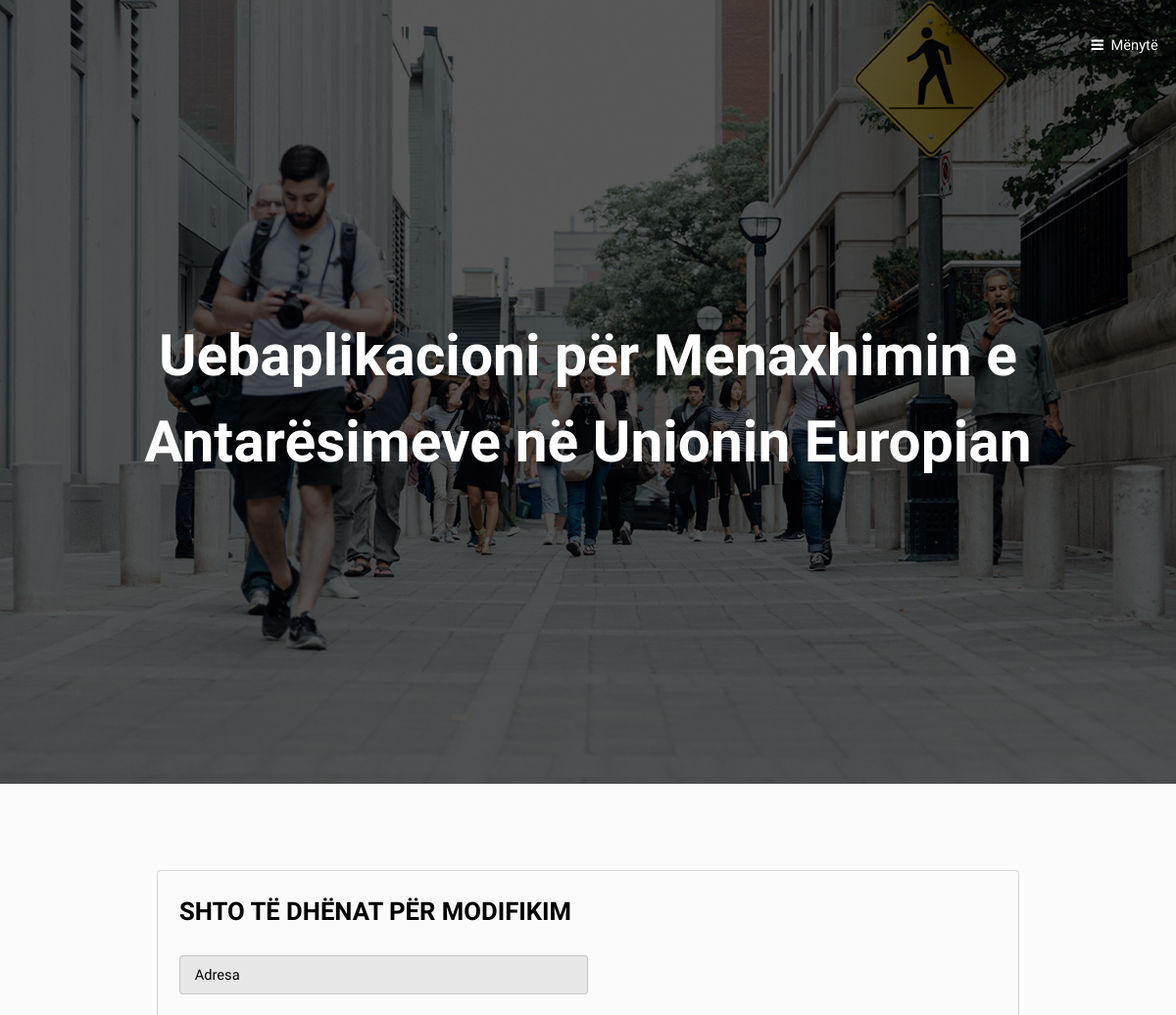
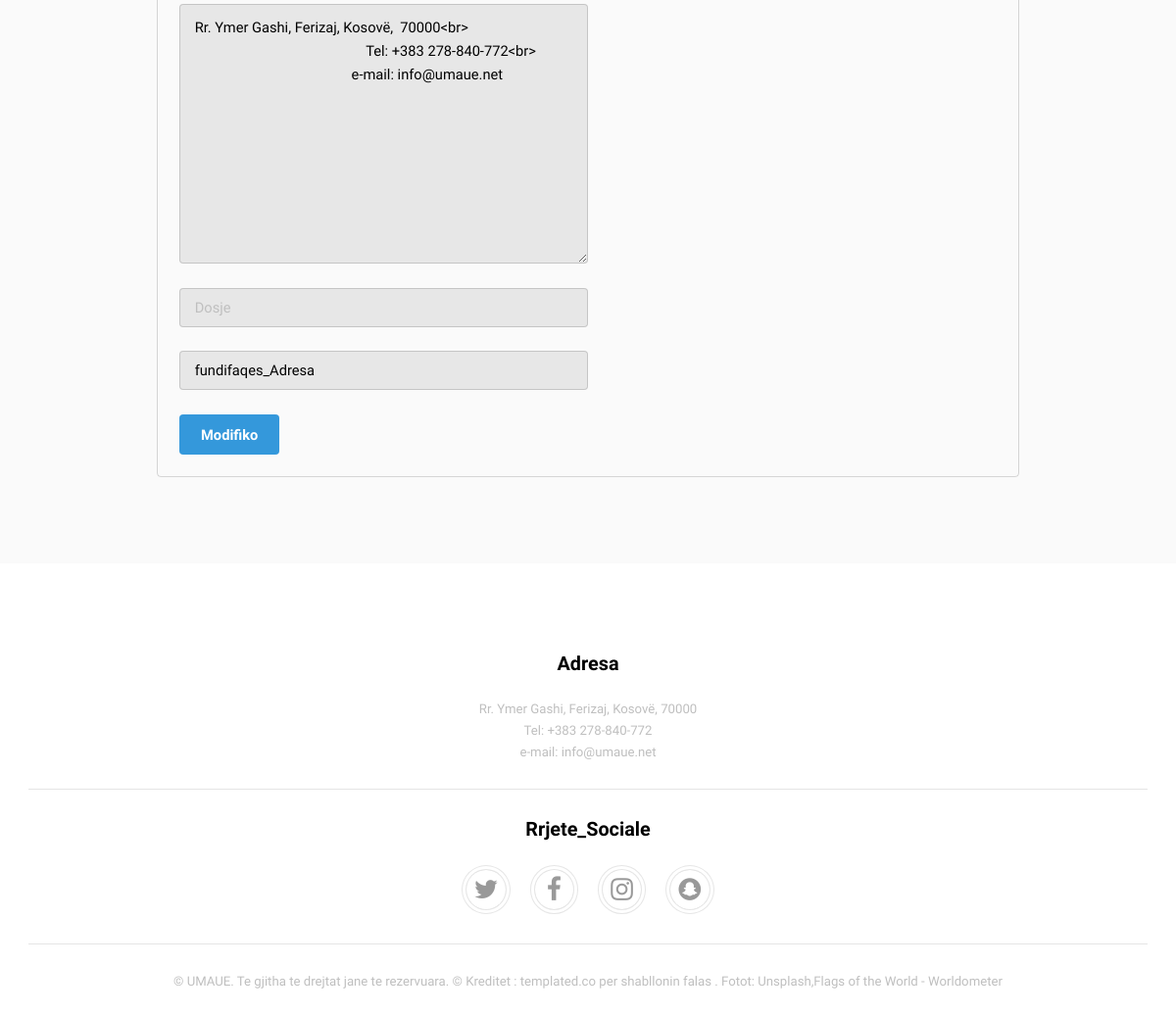
/UMAUE/ModuliAdministratorit/modifiko_tdh.php?ID_Tedhenat=2 (signed in), run on the app's committed database (2 pictures, top to bottom).
### tables this page shows
CREATE TABLE `umaue_tedhenat` (
  `ID_Tedhenat` int(11) NOT NULL,
  `Titulli` varchar(100) NOT NULL,
  `Pershkrimi` varchar(1000) DEFAULT NULL,
  `Dosje` varchar(300) DEFAULT NULL,
  `Pamja_Faqes` varchar(50) NOT NULL
);

### UMAUE/ModuliAdministratorit/modifiko_tdh.php (the view, shortened to what this page needs)
<?php
include_once("konfigurim.php");
?>
<?php
$id_tedhenat = $_GET['ID_Tedhenat'];
$rezultati = mysqli_query($lidh,"SELECT * FROM umaue_tedhenat WHERE ID_Tedhenat=$id_tedhenat");
while($res = mysqli_fetch_array($rezultati))
{
	$titulli = $res['Titulli'];
	$pershkrimi = $res['Pershkrimi'];
	$dosje = $res['Dosje'];
		$pamja_faqes = $res['Pamja_Faqes'];
}
?>
<!DOCTYPE HTML>
<html>
	<head>
		<link rel="stylesheet" href="assets/css/main.css" />
	</head>
	<body>
		<?php include_once("koka.php"); ?>
			<div id="main">
					<section class="wrapper style1">
						<div class="inner">
							<div class="box">
							<h3>SHTO TË DHËNAT PËR MODIFIKIM</h3>
				<form  method="post" action="modifiko_tdh.php">
				<div class="6u 12u$(xsmall)">
				<input type="text" placeholder="Titulli" name="Titulli" value='<?php echo $titulli;?>'    required />
				</div>
				<br>
				<div class="6u 12u$(xsmall)">
				<textarea name="Pershkrimi" placeholder="Pershkrimi" rows="10" cols="30"><?php echo $pershkrimi;?></textarea>
				</div>
				<br>
				<div class="6u 12u$(xsmall)">
				<input type="text" name="Dosje" placeholder="Dosje" value='<?php echo $dosje;?>'   required />
				</div>
				<br >
				<div class="6u 12u$(xsmall)">
				<input type="text" placeholder="Pamja_Faqes" name="Pamja_Faqes" value='<?php echo $pamja_faqes;?>'   required />
				</div>
				<br >
				<div class="12u$">
				<input type="submit" name="modifiko_tdh" value="Modifiko">
				</div>
	            </form>
						</div>
					</section>
			</div>
			<?php include_once("fundifaqes.php"); ?>
	</body>
</html>

### UMAUE/ModuliAdministratorit/koka.php (shortened to what this page needs)
<header id="header" class="alt">
				<a href="#menu">Mënytë</a>
			</header>
			<?php
            $rezultati = mysqli_query($lidh, "SELECT * FROM umaue_tedhenat WHERE Pamja_Faqes='Koka.A'");
            while ($rresht = mysqli_fetch_assoc($rezultati)) {
              extract($rresht);
            ?>
            <section id="banner">
				<div class="inner">
					<header>
						<h1><?php echo $Titulli ?></h1>
					</header>
				</div>
			</section>
			<?php } ?>

### UMAUE/ModuliAdministratorit/fundifaqes.php (shortened to what this page needs)
<footer id="footer">
			<div class="copyright">
					<?php
           $rezultati = mysqli_query($lidh, "SELECT * FROM umaue_tedhenat WHERE Pamja_Faqes='fundifaqes_Adresa'");
           while ($rresht = mysqli_fetch_assoc($rezultati)) {
             extract($rresht);
           ?>
					<section>
						<h4><?php echo $Titulli ?></h4>
						<p><?php echo $Pershkrimi; ?>
						</p>
					</section>
		<?php } ?>
				<hr />
				<?php
           $rezultati = mysqli_query($lidh, "SELECT * FROM umaue_tedhenat WHERE Pamja_Faqes='fundifaqes_RrjeteSociale'");
           while ($rresht = mysqli_fetch_assoc($rezultati)) {
             extract($rresht);
           ?>
					<section>
						<h4><?php echo $Titulli ?></h4>
						<p><?php echo $Pershkrimi; ?>
						</p>
					</section>
		<?php } ?>
				<hr/>
				<?php
           $rezultati = mysqli_query($lidh, "SELECT * FROM umaue_tedhenat WHERE Pamja_Faqes='fundifaqes_E_Drejta_Autorit'");
           while ($rresht = mysqli_fetch_assoc($rezultati)) {
             extract($rresht);
           ?>
						<?php echo $Pershkrimi; ?>
		<?php } ?>
			</div>
		</footer>

### data on the page
umaue_tedhenat: Titulli "Uebaplikacioni për Menaxhimin e Antarësimeve në Unionin Europian"
umaue_tedhenat: Titulli "Adresa", Pershkrimi "Rr. Ymer Gashi, Ferizaj, Kosovë, 70000<br> Tel: +383 278-840-772<br> e-mail: info@umaue.net", Pamja_Faqes "fundifaqes_Adresa", Pershkrimi "Rr. Ymer Gashi, Ferizaj, Kosovë, 70000 Tel: +383 278-840-772 e-mail: info@umaue.net"
umaue_tedhenat: Titulli "Rrjete_Sociale"
umaue_tedhenat: Pershkrimi "© UMAUE. Te gjitha te drejtat jane te rezervuara. © Kreditet : templated.co per shabllonin falas . Fotot: Unsplash,Flags of the World - Worldometer"
